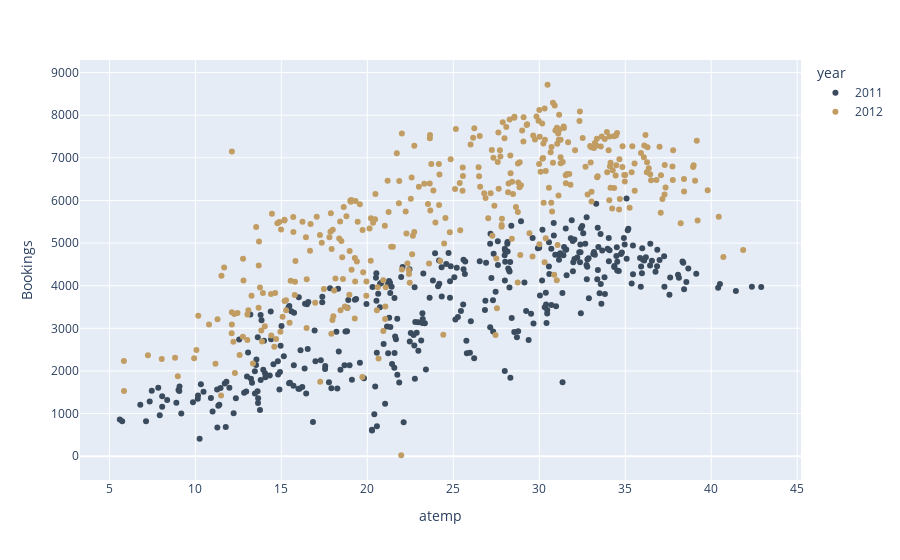

Source (notebook cell):
### Code cell
df_day['year'] = df_day.year.astype('str')
px.scatter(df_day, x = 'atemp', y = 'Bookings', color = 'year', 
           color_discrete_map= {'2011' : '#3B4B5E', '2012' : '#C19D63'})

### Figure 1 — Plotly figure (JSON) as saved in the notebook; plotly's stock layout.template omitted (floating-point values rounded to 4 significant figures; data arrays with more than 128 entries replaced by an {"elided": "..."} marker saying what was removed)
{"data": [{"hovertemplate": "year=2011<br>atemp=%{x}<br>Bookings=%{y}<extra></extra>", "legendgroup": "2011", "marker": {"color": "#3B4B5E", "symbol": "circle"}, "mode": "markers", "name": "2011", "orientation": "v", "showlegend": true, "type": "scatter", "x": {"elided": "365 float values"}, "xaxis": "x", "y": {"elided": "365 int values"}, "yaxis": "y"}, {"hovertemplate": "year=2012<br>atemp=%{x}<br>Bookings=%{y}<extra></extra>", "legendgroup": "2012", "marker": {"color": "#C19D63", "symbol": "circle"}, "mode": "markers", "name": "2012", "orientation": "v", "showlegend": true, "type": "scatter", "x": {"elided": "366 float values"}, "xaxis": "x", "y": {"elided": "366 int values"}, "yaxis": "y"}], "layout": {"legend": {"title": {"text": "year"}, "tracegroupgap": 0}, "margin": {"t": 60}, "xaxis": {"anchor": "y", "domain": [0, 1], "title": {"text": "atemp"}}, "yaxis": {"anchor": "x", "domain": [0, 1], "title": {"text": "Bookings"}}}}
